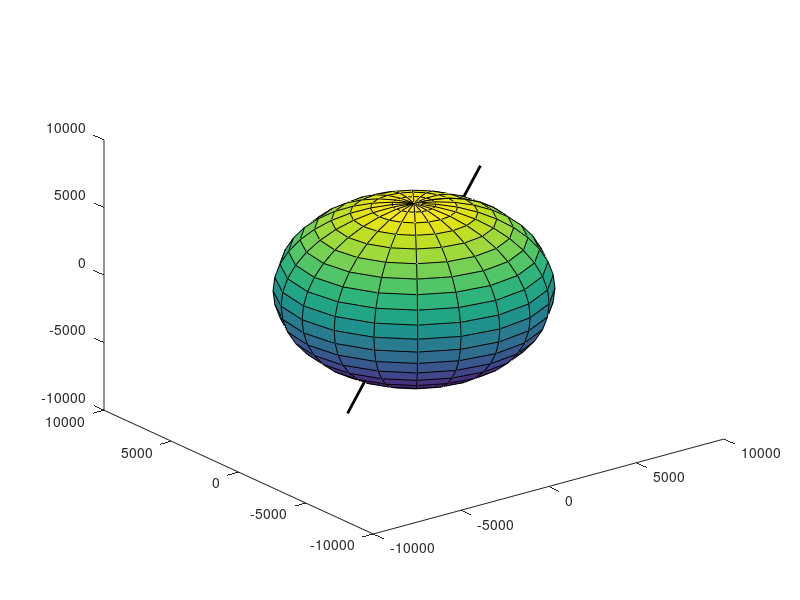

MATLAB code to generate this figure: (Note: this script raises an error after producing the figure.)
clc;clear;
rc = [4479.044956928165 -694.69214882738 5052.611874981442];
vc = [-0.9406229319779803 7.37792378051726 1.8541283129314754];

rt = [-1259.8546215159733 -5659.279979405802 -3473.4651254907144];
vt = [4.850181803531396 -3.859539589086098 4.536664669044564];

Ht = cross(rt,vt);
Hc = cross(rc,vc);
global mu
LOI = cross(Ht,Hc);
loi = LOI/norm(LOI);
LOI = 8500*loi;
LOI_opp = -8500*loi;
LOIS = [LOI;LOI_opp];
plot3(LOIS(:,1),LOIS(:,2),LOIS(:,3),'LineWidth',2,'Color','black');
hold on
rad = 6378;
[x,y,z]=sphere;
surf(rad*x,rad*y,rad*z);
map = earth_colormap();
colormap (map)
curve_t = animatedline('LineWidth',2 ,'Color','red');
curve_c = animatedline('LineWidth',2 ,'Color','blue');
set(gca,'XLim',[-8000 8000],'YLim',[-8000,8000],'ZLim', [-8000,8000])
view(145,28);
mu = 398600;
COE_C = coe_from_sv(rc,vc,mu);
a_c = COE_C(7);
Pc = 2*pi()/sqrt(mu)*a_c^(3/2);
time = 0:20:Pc+30;

RT = []; RC = [];
for i = 1:length(time)
    [R_C,V_C] = rv_from_r0v0(rc,vc,time(i));
    [R_T,V_T] = rv_from_r0v0(rt,vt,time(i));
    addpoints(curve_t, R_T(1),R_T(2),R_T(3))
    head_t = scatter3(R_T(1),R_T(2),R_T(3),'filled','red'); %% Target position plot
    RT = [RT; time(i), R_T(1), R_T(2), R_T(3), norm(R_T)];
    RC = [RC; time(i), R_C(1), R_C(2), R_C(3), norm(R_C)];
    addpoints(curve_c, R_C(1),R_C(2),R_C(3))
    head_c = scatter3(R_C(1),R_C(2),R_C(3),'filled','blue'); %% Chaser position plot (ISS)
    drawnow
    
    delete(head_t)
    delete(head_c)
end

COE_C = coe_from_sv(R_C,V_C,mu);
a_c = COE_C(7); T_c = 2*pi()/sqrt(mu)*a_c^(3/2);e_c = COE_C(2);
nu_c = COE_C(6);
E_c = 2*atan(sqrt((1-e_c)/(1+e_c))*tan(nu_c/2));
Me_c = E_c-e_c*sin(E_c);
time_c = 0.5*Me_c/pi()*T_c;
COE_T = coe_from_sv(R_T,V_T,mu);
a_t = COE_T(7); T_t = 2*pi()/sqrt(mu)*a_t^(3/2);e_t = COE_T(2);
nu_t = COE_T(6);
E_t = 2*atan2(sqrt(1-e_t)*sin(nu_t/2),sqrt(1+e_t)*cos(nu_t/2));
Me_t = E_t-e_t*sin(E_t);
time_t = 0.5*Me_t/pi()*T_t;

%% second revolution untill chaser is at its perigee
time2 = 1:20:T_c-time_c+20;
rc = R_C; vc = V_C;rt=R_T;vt=V_T;
for i = 1:length(time2)
    [R_C,V_C] = rv_from_r0v0(rc,vc,time2(i));
    [R_T,V_T] = rv_from_r0v0(rt,vt,time2(i));
    addpoints(curve_t, R_T(1),R_T(2),R_T(3))
    head_t = scatter3(R_T(1),R_T(2),R_T(3),'filled','red'); %% Target position plot
    addpoints(curve_c, R_C(1),R_C(2),R_C(3))
    head_c = scatter3(R_C(1),R_C(2),R_C(3),'filled','blue'); %% Chaser position plot (ISS)
    drawnow
    
    delete(head_t)
    delete(head_c)
end
rc = R_C; vc = V_C;rt=R_T;vt=V_T;
%% determining transfer orbit using lambert
COE_C = coe_from_sv(R_C,V_C,mu);
a_c = COE_C(7); T_c = 2*pi()/sqrt(mu)*a_c^(3/2);e_c = COE_C(2);
nu_c = COE_C(6);
E_c = 2*atan2(sqrt(1-e_c)*sin(nu_c/2),sqrt(1+e_c)*cos(nu_c/2));
Me_c = E_c-e_t*sin(E_c);
time_c = 0.5*Me_c/pi()*T_c;
COE_T = coe_from_sv(R_T,V_T,mu);
a_t = COE_T(7); T_t = 2*pi()/sqrt(mu)*a_t^(3/2);e_t = COE_T(2);
nu_t = COE_T(6);
E_t = 2*atan2(sqrt(1-e_t)*sin(nu_t/2),sqrt(1+e_t)*cos(nu_t/2));
Me_t = E_t-e_t*sin(E_t);
time_t = 0.5*Me_t/pi()*T_t;
delta_t = T_c/2;

delta = [];
for j = 1:size(RT,1)
    [R_C180,V_C180] = rv_from_r0v0(rc,vc,delta_t);
    delta = [delta norm(RT(j,2:4)-R_C180)];
    
end
pos = find(delta==min(delta));

% actually using lambert now
R1 = rc; R2 = RT(pos,2:4);
[V1,V2] = lambert(R1,R2,delta_t,'retro');
%% animating orbit change
rc = R1; vc = V1;rt=R_T;vt=V_T;
time_lambert = 1:20:delta_t;
for i = 1:length(time_lambert)
    [R_C,V_C] = rv_from_r0v0(rc,vc,time_lambert(i));
    [R_T,V_T] = rv_from_r0v0(rt,vt,time_lambert(i));
    addpoints(curve_t, R_T(1),R_T(2),R_T(3))
    head_t = scatter3(R_T(1),R_T(2),R_T(3),'filled','red'); %% Target position plot
    addpoints(curve_c, R_C(1),R_C(2),R_C(3))
    head_c = scatter3(R_C(1),R_C(2),R_C(3),'filled','blue'); %% Chaser position plot (ISS)
    drawnow
    
    delete(head_t)
    delete(head_c)
end
head_t = scatter3(R_T(1),R_T(2),R_T(3),'filled','red'); %% Target position plot
addpoints(curve_c, R_C(1),R_C(2),R_C(3))
head_c = scatter3(R_C(1),R_C(2),R_C(3),'filled','blue'); %% Chaser position plot (ISS)
drawnow